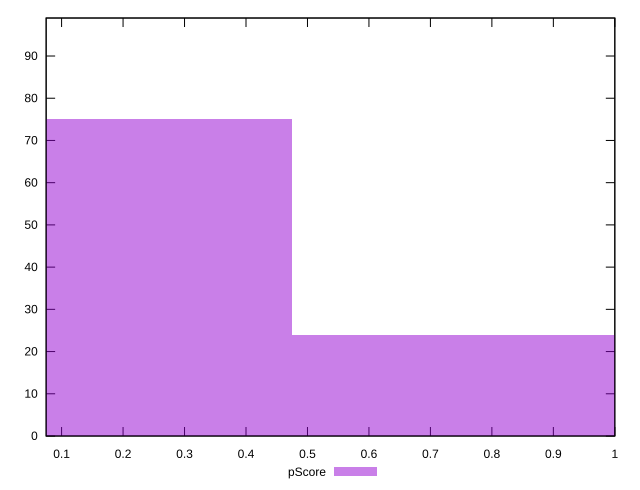

gnuplot code for this plot:
reset

$pScore <<EOF
0 75
0.9502521784458946 24
EOF

set key outside below
set boxwidth 0.9502521784458946
set xrange [0.07487315843884623:1]
set yrange [0:99]
set trange [0:99]
set style fill transparent solid 0.5 noborder
set terminal svg size 640, 490 enhanced background rgb 'white'
set output "report/report_00029_2021-02-24T13-36-40.390Z/uses-long-cache-ttl/samples/card/pScore/histogram.svg"

plot $pScore title "pScore" with boxes

reset
